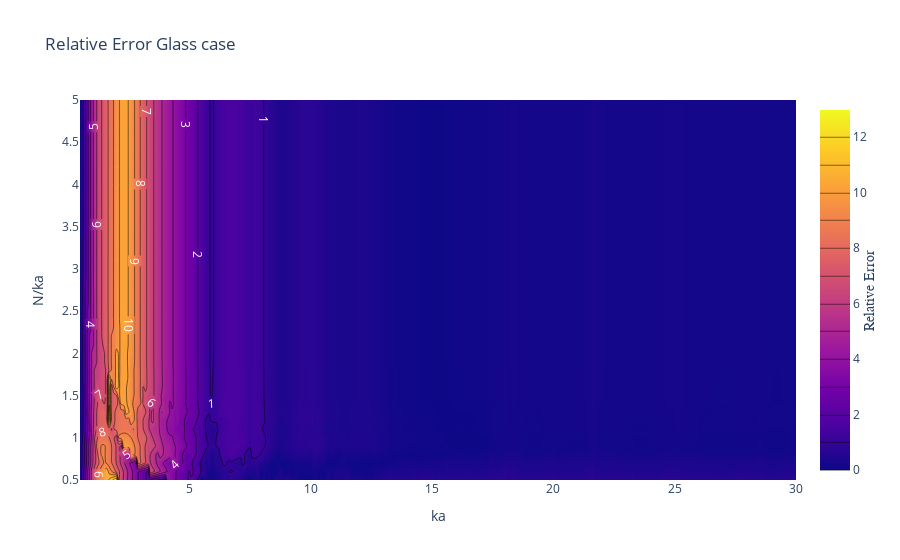

The notebook cell saved with this chart:
### Code cell
fig = go.Figure(data =
    go.Contour(
        z=np.array(relative_error_glass),
        x=ka_array,
        y=Nka_array,
        contours=dict(
            coloring ='heatmap',
            showlabels = True,
            labelfont = dict(
                size = 12,
                color = 'white',
            )
        ),
    colorbar=dict(
            title='Relative Error',
            titleside='right',
            titlefont=dict(
                size=14,
                family='Arial, sans-serif')
        )))
fig.update_layout(title = 'Relative Error Glass case')
fig.update_xaxes(title = 'ka')
fig.update_yaxes(title = 'N/ka')
fig.show()

### Figure 1 — Plotly figure (JSON) as saved in the notebook; plotly's stock layout.template omitted (floating-point values rounded to 4 significant figures; data arrays with more than 128 entries replaced by an {"elided": "..."} marker saying what was removed)
{"data": [{"colorbar": {"title": {"font": {"family": "Arial, sans-serif", "size": 14}, "side": "right", "text": "Relative Error"}}, "contours": {"coloring": "heatmap", "labelfont": {"color": "white", "size": 12}, "showlabels": true}, "type": "contour", "x": {"elided": "296 float values"}, "y": [0.5, 0.6, 0.7, 0.8, 0.9, 1.0, 1.1, 1.2, 1.3, 1.4, 1.5, 1.6, 1.7, 1.8, 1.9, 2.0, 2.1, 2.2, 2.3, 2.4, 2.5, 2.6, 2.7, 2.8, 2.9, 3.0, 3.1, 3.2, 3.3, 3.4, 3.5, 3.6, 3.7, 3.8, 3.9, 4.0, 4.1, 4.2, 4.3, 4.4, 4.5, 4.6, 4.7, 4.8, 4.9, 5.0], "z": {"elided": "46x296 float values"}}], "layout": {"title": {"text": "Relative Error Glass case"}, "xaxis": {"title": {"text": "ka"}}, "yaxis": {"title": {"text": "N/ka"}}}}
